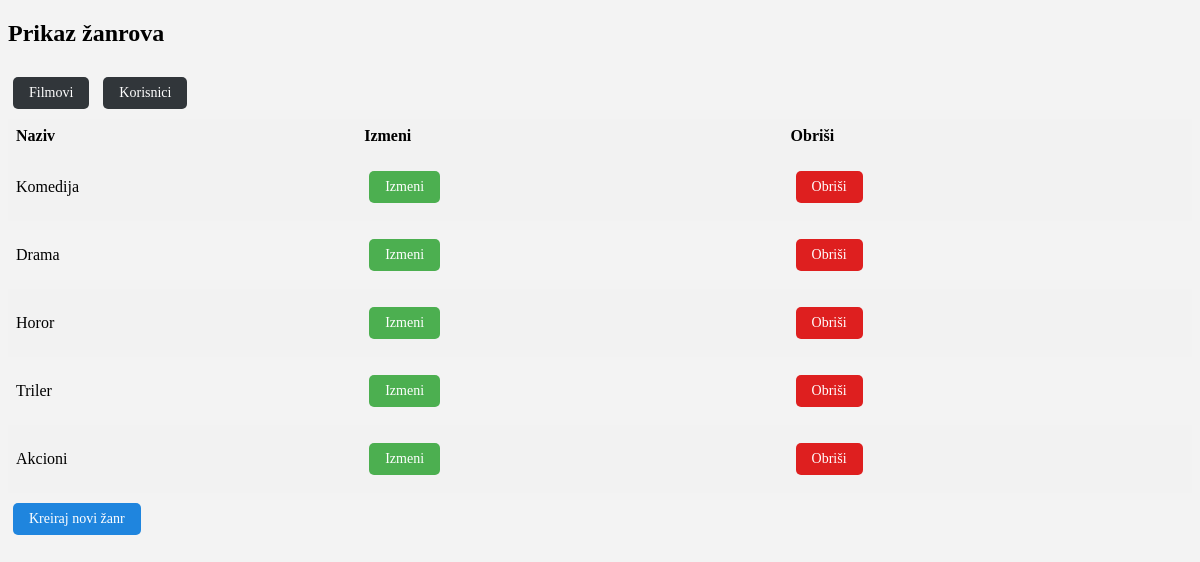
Screenshot of /zanrovi.php with the database file from the repository.
### tables this page shows
CREATE TABLE `zanr` (
  `zanr_id` int(11) NOT NULL,
  `naziv` varchar(50) NOT NULL
);

### baza/Konekcija.php (called while the page is built, shortened)
<?php
class Konekcija
{
    private static $_instance = null;
    public static function getInstance(){
        if(is_null(self::$_instance)){
            self::$_instance = new PDO("mysql:host=localhost; dbname=baza_filmova", "root", "");
        }
        return self::$_instance;
    }
}

### kontroler/ZanrKontroler.php (called while the page is built, shortened)
<?php
require_once $_SERVER['DOCUMENT_ROOT'].'/bioskop/baza/Konekcija.php';
class ZanrKontroler{
    public $pdo;
    public function __construct()
    {
        $this->pdo = Konekcija::getInstance();
    }
    public function vrati_sve_zanrove(){
        $query =$this->pdo->query('SELECT * FROM baza_filmova.zanr');
        $query->execute();
        $results = $query->fetchAll(PDO::FETCH_ASSOC);
        return $results ;
    }
}

### zanrovi.php (the view, shortened to what this page needs)
<?php
include $_SERVER['DOCUMENT_ROOT'].'/bioskop/kontroler/ZanrKontroler.php';
$zanrKontroler = new ZanrKontroler();
$zanrovi = $zanrKontroler->vrati_sve_zanrove();
?>
<!DOCTYPE html>
<html>
<head>
    <link rel="stylesheet" type="text/css" href="styles.css">
</head>
<body>
    <h2>Prikaz žanrova</h2>
    <a class="btn_grey" href="filmovi.php">Filmovi</a>
    <a class="btn_grey" href="korisnici.php">Korisnici</a>
    <table>
        <tr>
            <th>Naziv</th>
            <th>Izmeni</th>
            <th>Obriši</th>
        </tr>
        <?php foreach ($zanrovi as $zanr) { ?>
            <tr>
                <td><?php echo $zanr['naziv']; ?></td>
                <td><a class="button" href="forma_izmena_zanra.php?zanr_id=<?php echo $zanr['zanr_id']; ?>">Izmeni</a></td>
                <td><a class="btn_red" href="obrisi_zanr.php?zanr_id=<?php echo $zanr['zanr_id']; ?>">Obriši</a></td>
            </tr>
        <?php } ?>
    </table>
    <a class="btn_blue" href="forma_kreiranje_zanra.php">Kreiraj novi žanr</a>
</body>
</html>

### styles.css (style rules this page uses)
body { background-color: #f3f3f3; }
table { border-collapse: collapse; width: 100%; }
th, td { text-align: left; padding: 8px; }
th { background-color: #f2f2f2; }
tr:nth-child(even) { background-color: #f2f2f2; }
a.btn_red { background-color: #de1f1f; border: none; border-radius: 5px; color: white; padding: 8px 16px; text-align: center; text-decoration: none; display: inline-block; font-size: 14px; margin: 10px 5px; cursor: pointer; }
a.btn_blue { background-color: #1f85de; border: none; border-radius: 5px; color: white; padding: 8px 16px; text-align: center; text-decoration: none; display: inline-block; font-size: 14px; margin: 10px 5px; cursor: pointer; }
a.btn_grey { background-color: #31363a; border: none; border-radius: 5px; color: white; padding: 8px 16px; text-align: center; text-decoration: none; display: inline-block; font-size: 14px; margin: 10px 5px; cursor: pointer; }
a.button { background-color: #4CAF50; border: none; border-radius: 5px; color: white; padding: 8px 16px; text-align: center; text-decoration: none; display: inline-block; font-size: 14px; margin: 10px 5px; cursor: pointer; }

### rows the page displays
zanr: naziv "Komedija"
zanr: naziv "Drama"
zanr: naziv "Horor"
zanr: naziv "Triler"
zanr: naziv "Akcioni"
